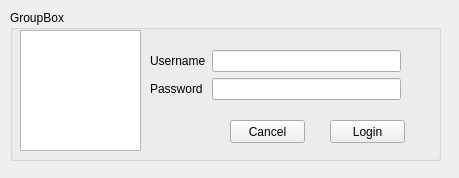
<?xml version="1.0" encoding="UTF-8"?>
<ui version="4.0">
 <class>CryptoHubLogin</class>
 <widget class="QWidget" name="CryptoHubLogin">
  <property name="windowModality">
   <enum>Qt::ApplicationModal</enum>
  </property>
  <property name="geometry">
   <rect>
    <x>0</x>
    <y>0</y>
    <width>459</width>
    <height>178</height>
   </rect>
  </property>
  <property name="mouseTracking">
   <bool>false</bool>
  </property>
  <property name="windowTitle">
   <string>Form</string>
  </property>
  <widget class="QGroupBox" name="groupBox">
   <property name="geometry">
    <rect>
     <x>10</x>
     <y>10</y>
     <width>431</width>
     <height>151</height>
    </rect>
   </property>
   <property name="title">
    <string>GroupBox</string>
   </property>
   <widget class="QPushButton" name="btn_login">
    <property name="geometry">
     <rect>
      <x>320</x>
      <y>110</y>
      <width>75</width>
      <height>23</height>
     </rect>
    </property>
    <property name="text">
     <string>Login</string>
    </property>
   </widget>
   <widget class="QGraphicsView" name="graphicsView">
    <property name="geometry">
     <rect>
      <x>10</x>
      <y>20</y>
      <width>121</width>
      <height>121</height>
     </rect>
    </property>
   </widget>
   <widget class="QWidget" name="formLayoutWidget">
    <property name="geometry">
     <rect>
      <x>140</x>
      <y>40</y>
      <width>251</width>
      <height>61</height>
     </rect>
    </property>
    <layout class="QFormLayout" name="formLayout_2">
     <item row="0" column="0">
      <widget class="QLabel" name="label">
       <property name="text">
        <string>Username</string>
       </property>
      </widget>
     </item>
     <item row="0" column="1">
      <widget class="QLineEdit" name="lineEdit"/>
     </item>
     <item row="1" column="1">
      <widget class="QLineEdit" name="lineEdit_2"/>
     </item>
     <item row="1" column="0">
      <widget class="QLabel" name="label_2">
       <property name="text">
        <string>Password</string>
       </property>
      </widget>
     </item>
    </layout>
   </widget>
   <widget class="QPushButton" name="btn_cancel">
    <property name="geometry">
     <rect>
      <x>220</x>
      <y>110</y>
      <width>75</width>
      <height>23</height>
     </rect>
    </property>
    <property name="text">
     <string>Cancel</string>
    </property>
   </widget>
  </widget>
 </widget>
 <tabstops>
  <tabstop>lineEdit</tabstop>
  <tabstop>lineEdit_2</tabstop>
  <tabstop>btn_cancel</tabstop>
  <tabstop>btn_login</tabstop>
  <tabstop>graphicsView</tabstop>
 </tabstops>
 <resources/>
 <connections/>
</ui>
